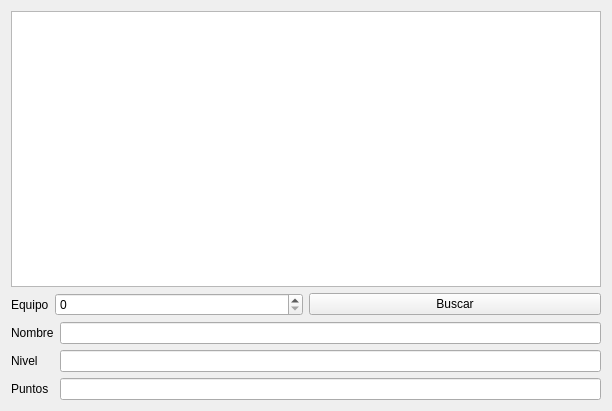
<?xml version="1.0" encoding="UTF-8"?>
<ui version="4.0">
 <class>Widget</class>
 <widget class="QWidget" name="Widget">
  <property name="geometry">
   <rect>
    <x>0</x>
    <y>0</y>
    <width>612</width>
    <height>411</height>
   </rect>
  </property>
  <property name="windowTitle">
   <string>Widget</string>
  </property>
  <layout class="QVBoxLayout" name="verticalLayout">
   <item>
    <widget class="QPlainTextEdit" name="plainTextEdit"/>
   </item>
   <item>
    <layout class="QHBoxLayout" name="horizontalLayout">
     <item>
      <layout class="QFormLayout" name="formLayout_2">
       <item row="0" column="0">
        <widget class="QLabel" name="label">
         <property name="text">
          <string>Equipo</string>
         </property>
        </widget>
       </item>
       <item row="0" column="1">
        <widget class="QSpinBox" name="equipoSpinBox"/>
       </item>
      </layout>
     </item>
     <item>
      <widget class="QPushButton" name="pushButton">
       <property name="text">
        <string>Buscar</string>
       </property>
      </widget>
     </item>
    </layout>
   </item>
   <item>
    <layout class="QFormLayout" name="formLayout">
     <item row="0" column="0">
      <widget class="QLabel" name="label_2">
       <property name="text">
        <string>Nombre</string>
       </property>
      </widget>
     </item>
     <item row="0" column="1">
      <widget class="QLineEdit" name="nombreLineEdit"/>
     </item>
     <item row="1" column="0">
      <widget class="QLabel" name="label_3">
       <property name="text">
        <string>Nivel</string>
       </property>
      </widget>
     </item>
     <item row="1" column="1">
      <widget class="QLineEdit" name="nivelLineEdit"/>
     </item>
     <item row="2" column="0">
      <widget class="QLabel" name="label_4">
       <property name="text">
        <string>Puntos</string>
       </property>
      </widget>
     </item>
     <item row="2" column="1">
      <widget class="QLineEdit" name="puntosLineEdit"/>
     </item>
    </layout>
   </item>
  </layout>
 </widget>
 <layoutdefault spacing="6" margin="11"/>
 <resources/>
 <connections/>
</ui>
